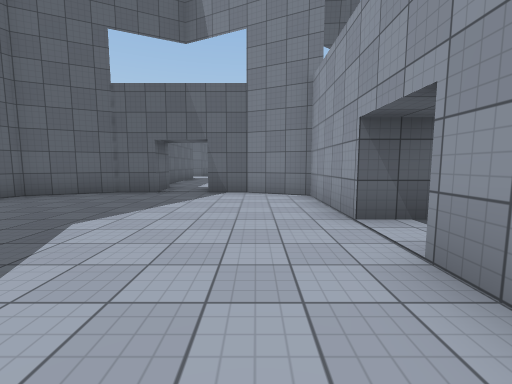
view 1 (above)

16 first-person views from a walk through a scene from a Unity 3-D project. The camera is 1.4 m above the floor, tilts 6° down and sees 90° across. The floor is counted in squares, 2 m on a side. Each view is taken from the middle of a square. On the plan, view 1 faces up. The plan holds only what a view shows up to about 9 squares ahead; the rest is blank. The place goes on beyond the plan. Some animated figures are left out. Surface patterns are stand-ins for the level's own textures.

view 2
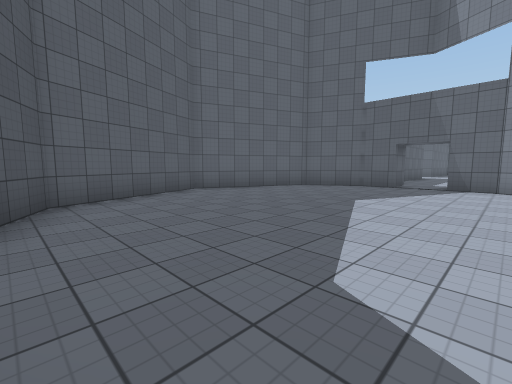

view 3
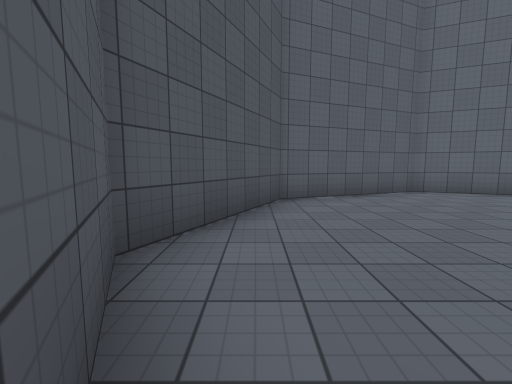

view 4
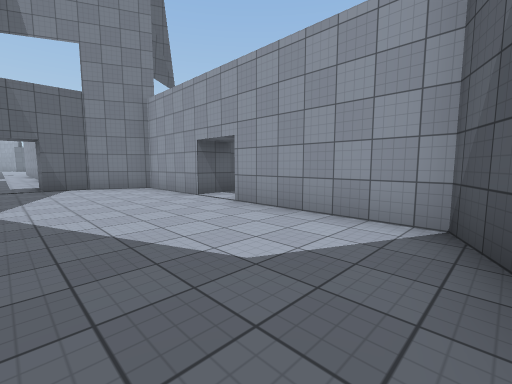

view 5
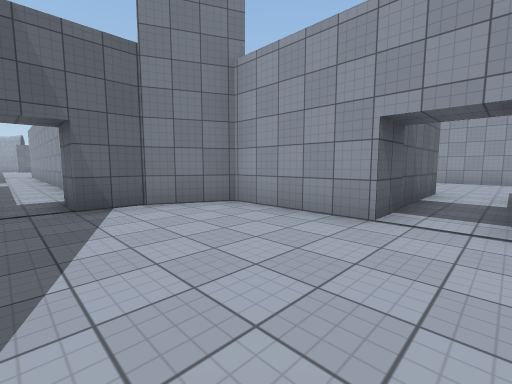

view 6
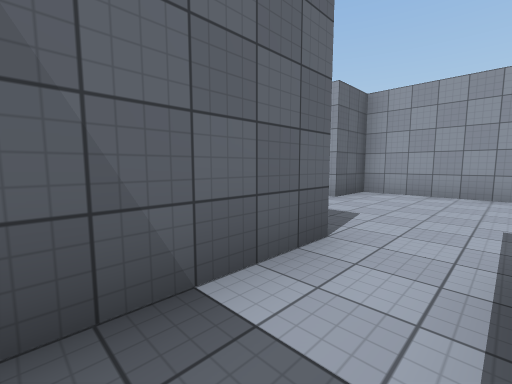

view 7
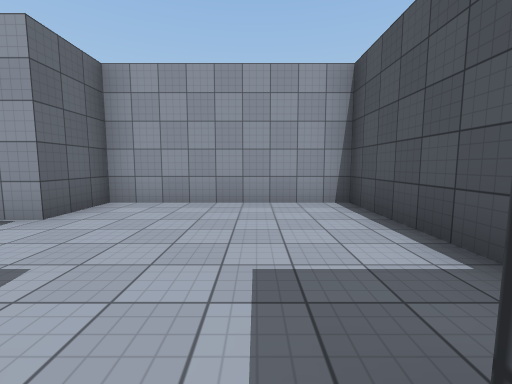

view 8
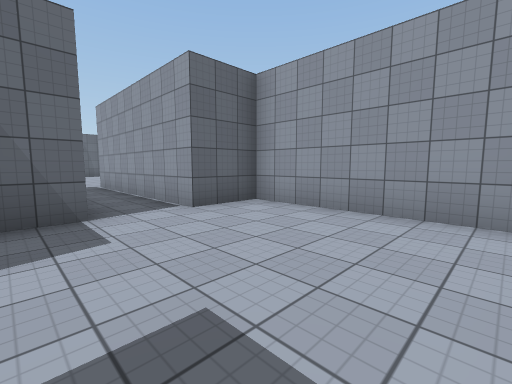

view 9
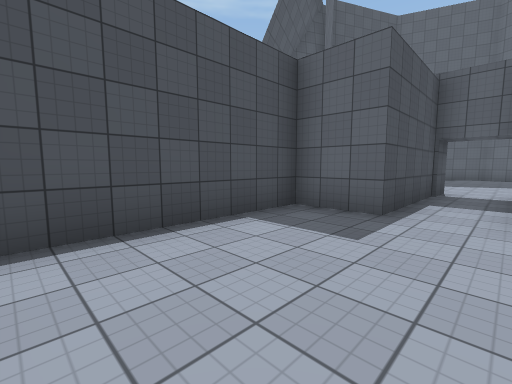

view 10
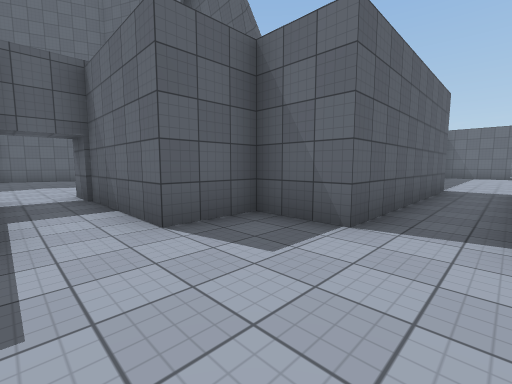

view 11
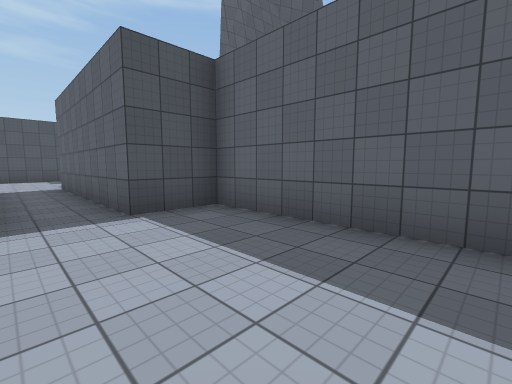

view 12
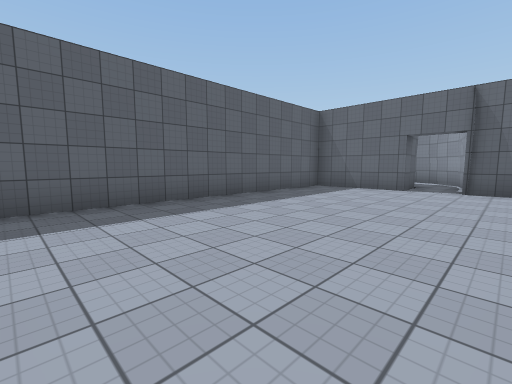

view 13
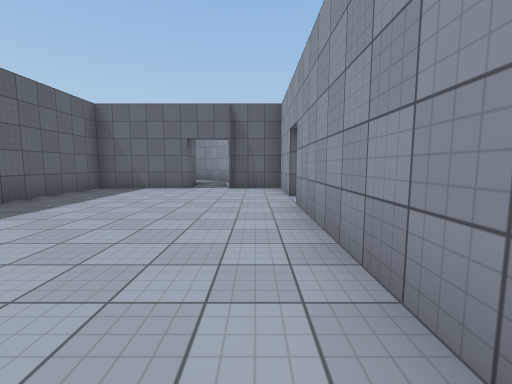

view 14
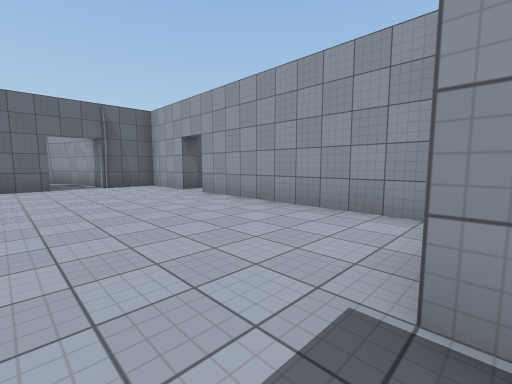

view 15
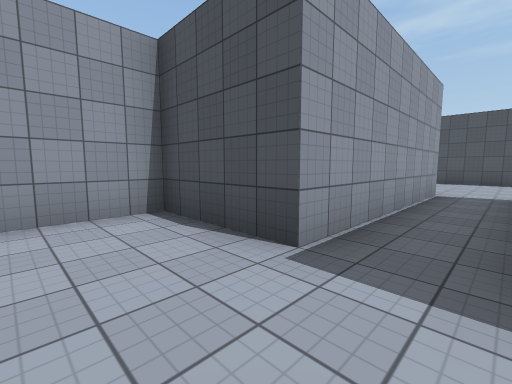

view 16
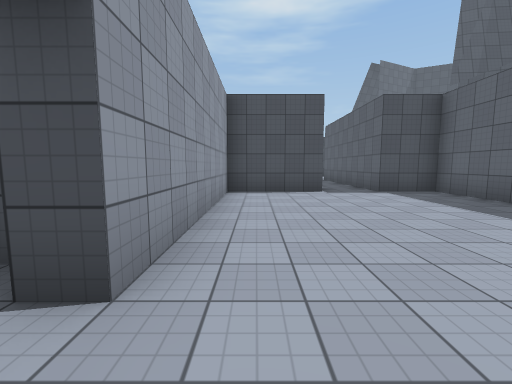

### Floor plan
Points are (right, up) in squares from view 1. A wall is a line through its corners. A room is listed if a view was taken in it or the views show most of it. See-through windows are left out.
Room 1 (views 1, 2, 3, 4, 5)
walls: (1.3, 3.2) (1.3, 5.8) (-0.3, 6.6) (-1.2, 6.6) (-1.2, 7.6); (-2.5, 7.6) (-2.5, 6.6) (-3.5, 6.6) (-5.2, 5.7) (-6.7, 2.1) (-5.2, -1.5) (-1.9, -3.1) (1.3, -1.6) (1.3, 1.8)
ways out: opening at (2, 2.5) to room 2; opening at (-2, 7)
Room 2 (views 6, 7, 8, 9, 10)
walls: (6.7, 4.7) (5.3, 4.7) (5.3, 3.2) (1.3, 3.2); (1.3, 1.8) (5.3, 1.8) (5.3, 0.3) (9.8, 0.3) (9.8, 4.7) (8.3, 4.7)
ways out: opening at (2, 2.5) to room 1; opening at (7.5, 5) to room 3
Room 3 (views 11, 12, 13, 14, 15, 16)
walls: (11.2, 16.7) (10.8, 16.7) (10.8, 18.8) (9.2, 18.8) (9.2, 19.2); (9.2, 18.8) (9.1, 20.3); (7.9, 20.4) (7.9, 18.8) (5.3, 18.8) (5.3, 10.2) (6.7, 10.2) (6.7, 4.7); (8.3, 4.7) (8.3, 10.2) (10.8, 10.2) (10.8, 15.8) (11.2, 15.8)
ways out: opening at (7.5, 5) to room 2

Positions as (right, up) in squares from view 1, and headings:
1: (0, 0), facing up
2: (0, -2), facing up-left
3: (0, -2), facing left
4: (-2, -2), facing up-right
5: (-2, 2), facing up-right
6: (3, 2), facing up-right
7: (5, 2), facing right
8: (6, 1), facing up-right
9: (9, 3), facing down-left
10: (8, 2), facing up-left
11: (8, 14), facing down-left
12: (10, 11), facing up-left
13: (10, 11), facing up
14: (7, 10), facing up-right
15: (7, 12), facing down-right
16: (10, 17), facing down
